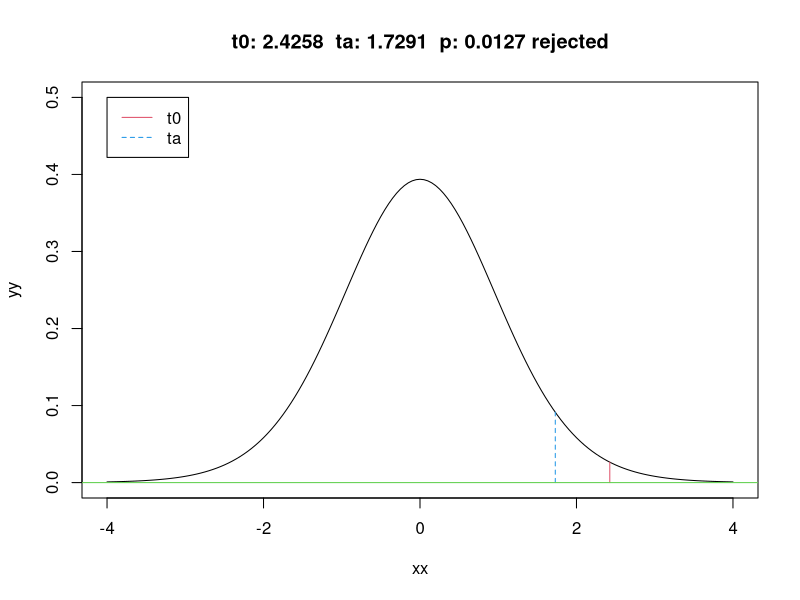

Here is the R script that generated this plot:
# testing using t-distributions
testing1 <- function(x,mu,alpha){
	n<- length(x)
	mm <- mean(x)
	s <- sd(x)
	t0 <- (mm-mu)/(s/sqrt(n))
	ta <- qt(1-alpha,df=n-1)
	p <- 1-pt(t0,df=n-1)
	
	tt0 <- round(t0,digits=4) 
	tta <- round(ta,digits=4)
	pp <- round(p,digits=4)
	if(p<alpha){decision <- "rejected"}else{decision <- "not rejected"}
	title <- paste("t0:",tt0," ta:",tta," p:",pp,decision)
	xx <- seq(-4,4,by=0.05); yy <- dt(xx,df=n-1)
	plot(xx,yy,type="l",xlim=c(-4,4),ylim=c(0,0.5),main=title)
	lines(c(t0,t0),c(0,dt(t0,df=n-1)),lty=1,col=2)
	lines(c(ta,ta),c(0,dt(ta,df=n-1)),lty=2,col=4)
	abline(h=0,col=3)
	legend(-4,0.5,legend=c("t0","ta"),lty=c(1,2),col=c(2,4))
	return(list(t0=t0,ta=ta,p=p))
}

n <- 20; m <- 2.5; v <- 2
x <- rnorm(n,mean=m,sd=sqrt(v))
testing1(x,2,0.05)

	